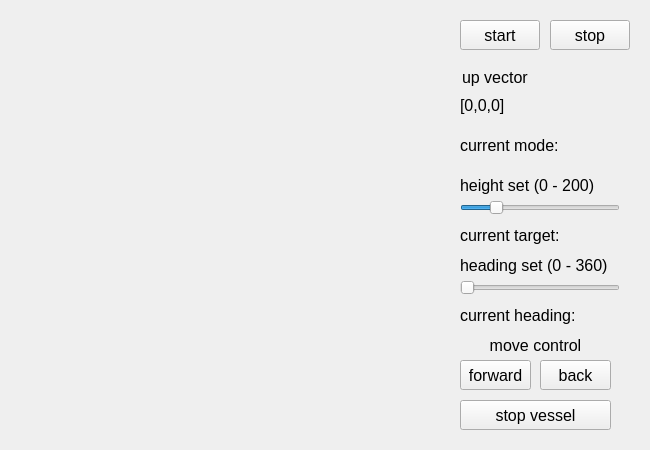
<?xml version="1.0" encoding="UTF-8"?>
<ui version="4.0">
 <class>Widget</class>
 <widget class="QWidget" name="Widget">
  <property name="geometry">
   <rect>
    <x>0</x>
    <y>0</y>
    <width>650</width>
    <height>450</height>
   </rect>
  </property>
  <property name="font">
   <font>
    <family>Arial</family>
    <pointsize>12</pointsize>
   </font>
  </property>
  <property name="windowTitle">
   <string>Widget</string>
  </property>
  <widget class="QWidget" name="verticalLayoutWidget">
   <property name="geometry">
    <rect>
     <x>20</x>
     <y>20</y>
     <width>421</width>
     <height>411</height>
    </rect>
   </property>
   <layout class="QVBoxLayout" name="verticalLayout_orienMainGraph"/>
  </widget>
  <widget class="QPushButton" name="pushButton_start">
   <property name="geometry">
    <rect>
     <x>460</x>
     <y>20</y>
     <width>80</width>
     <height>30</height>
    </rect>
   </property>
   <property name="text">
    <string>start</string>
   </property>
  </widget>
  <widget class="QPushButton" name="pushButton_stop">
   <property name="geometry">
    <rect>
     <x>550</x>
     <y>20</y>
     <width>80</width>
     <height>30</height>
    </rect>
   </property>
   <property name="text">
    <string>stop</string>
   </property>
  </widget>
  <widget class="QLabel" name="label_upVec">
   <property name="geometry">
    <rect>
     <x>462</x>
     <y>62</y>
     <width>111</width>
     <height>30</height>
    </rect>
   </property>
   <property name="text">
    <string>up vector</string>
   </property>
  </widget>
  <widget class="QLabel" name="label_height">
   <property name="geometry">
    <rect>
     <x>460</x>
     <y>170</y>
     <width>171</width>
     <height>30</height>
    </rect>
   </property>
   <property name="text">
    <string>height set (0 - 200)</string>
   </property>
  </widget>
  <widget class="QSlider" name="horizontalSlider_height">
   <property name="geometry">
    <rect>
     <x>460</x>
     <y>200</y>
     <width>160</width>
     <height>16</height>
    </rect>
   </property>
   <property name="value">
    <number>20</number>
   </property>
   <property name="orientation">
    <enum>Qt::Horizontal</enum>
   </property>
  </widget>
  <widget class="QLabel" name="label_upVec_value">
   <property name="geometry">
    <rect>
     <x>460</x>
     <y>90</y>
     <width>141</width>
     <height>30</height>
    </rect>
   </property>
   <property name="text">
    <string>[0,0,0]</string>
   </property>
  </widget>
  <widget class="QLabel" name="label_height_value">
   <property name="geometry">
    <rect>
     <x>460</x>
     <y>220</y>
     <width>161</width>
     <height>30</height>
    </rect>
   </property>
   <property name="text">
    <string>current target:</string>
   </property>
  </widget>
  <widget class="QLabel" name="label_heading">
   <property name="geometry">
    <rect>
     <x>460</x>
     <y>250</y>
     <width>171</width>
     <height>30</height>
    </rect>
   </property>
   <property name="text">
    <string>heading set (0 - 360)</string>
   </property>
  </widget>
  <widget class="QPushButton" name="pushButton_stopVessel">
   <property name="geometry">
    <rect>
     <x>460</x>
     <y>400</y>
     <width>151</width>
     <height>30</height>
    </rect>
   </property>
   <property name="text">
    <string>stop vessel</string>
   </property>
  </widget>
  <widget class="QLabel" name="label_moveControl">
   <property name="geometry">
    <rect>
     <x>470</x>
     <y>330</y>
     <width>131</width>
     <height>30</height>
    </rect>
   </property>
   <property name="text">
    <string>move control</string>
   </property>
   <property name="alignment">
    <set>Qt::AlignCenter</set>
   </property>
  </widget>
  <widget class="QPushButton" name="pushButton_forward">
   <property name="geometry">
    <rect>
     <x>460</x>
     <y>360</y>
     <width>71</width>
     <height>30</height>
    </rect>
   </property>
   <property name="text">
    <string>forward</string>
   </property>
  </widget>
  <widget class="QPushButton" name="pushButton_back">
   <property name="geometry">
    <rect>
     <x>540</x>
     <y>360</y>
     <width>71</width>
     <height>30</height>
    </rect>
   </property>
   <property name="text">
    <string>back</string>
   </property>
  </widget>
  <widget class="QSlider" name="horizontalSlider_heading">
   <property name="geometry">
    <rect>
     <x>460</x>
     <y>280</y>
     <width>160</width>
     <height>16</height>
    </rect>
   </property>
   <property name="orientation">
    <enum>Qt::Horizontal</enum>
   </property>
  </widget>
  <widget class="QLabel" name="label_heading_value">
   <property name="geometry">
    <rect>
     <x>460</x>
     <y>300</y>
     <width>161</width>
     <height>30</height>
    </rect>
   </property>
   <property name="text">
    <string>current heading:</string>
   </property>
  </widget>
  <widget class="QLabel" name="label_currentMode">
   <property name="geometry">
    <rect>
     <x>460</x>
     <y>130</y>
     <width>161</width>
     <height>30</height>
    </rect>
   </property>
   <property name="text">
    <string>current mode:</string>
   </property>
  </widget>
 </widget>
 <resources/>
 <connections/>
</ui>
